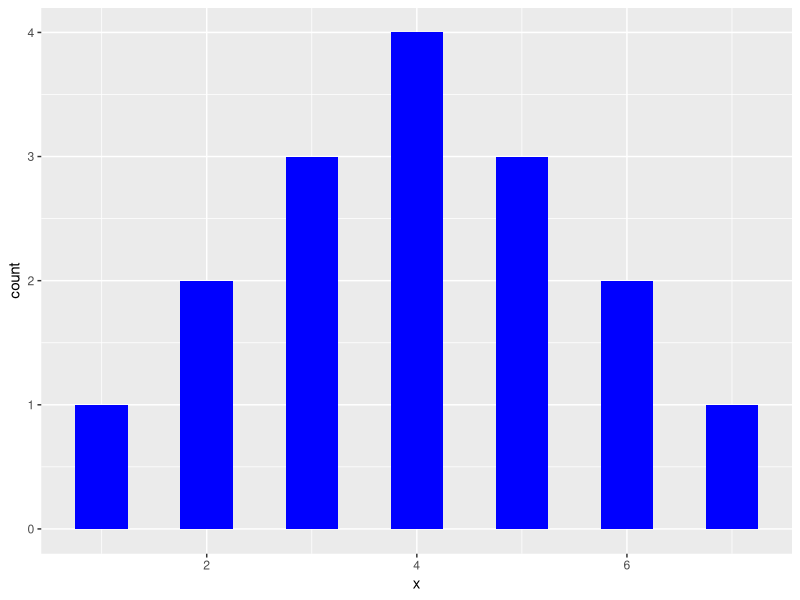
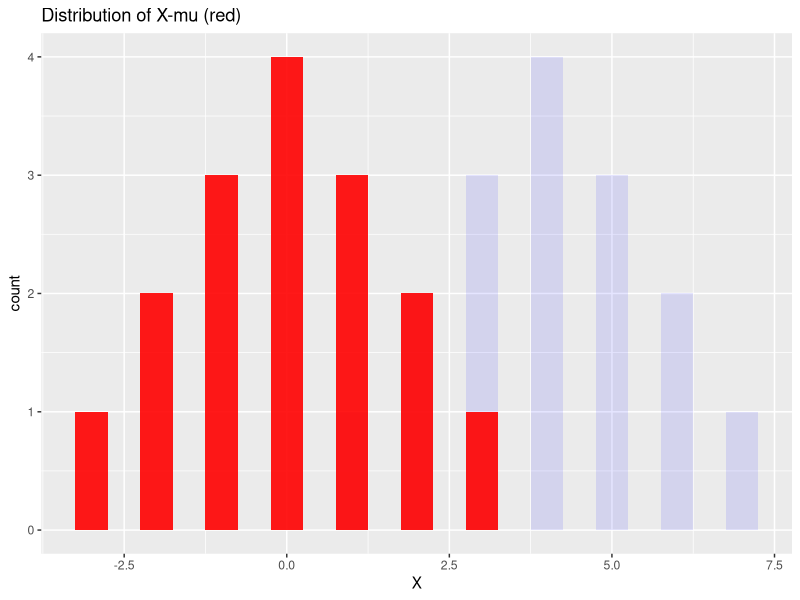
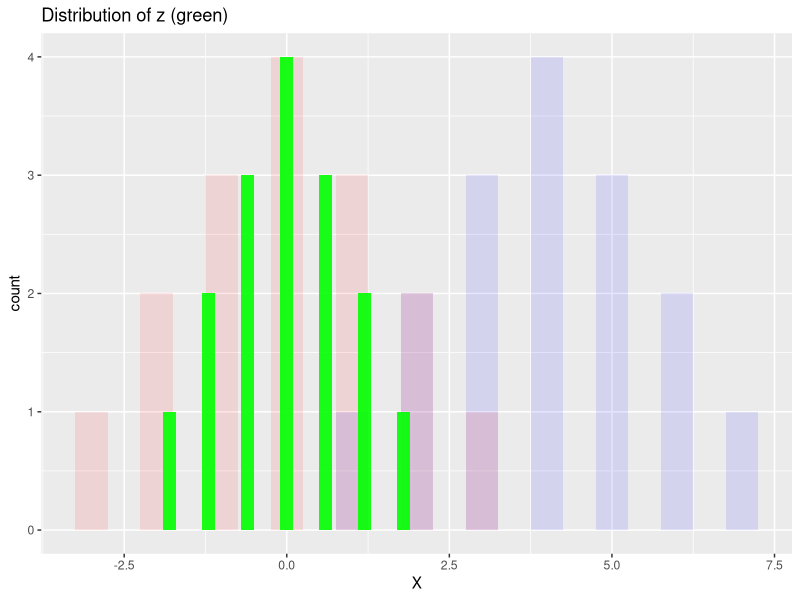
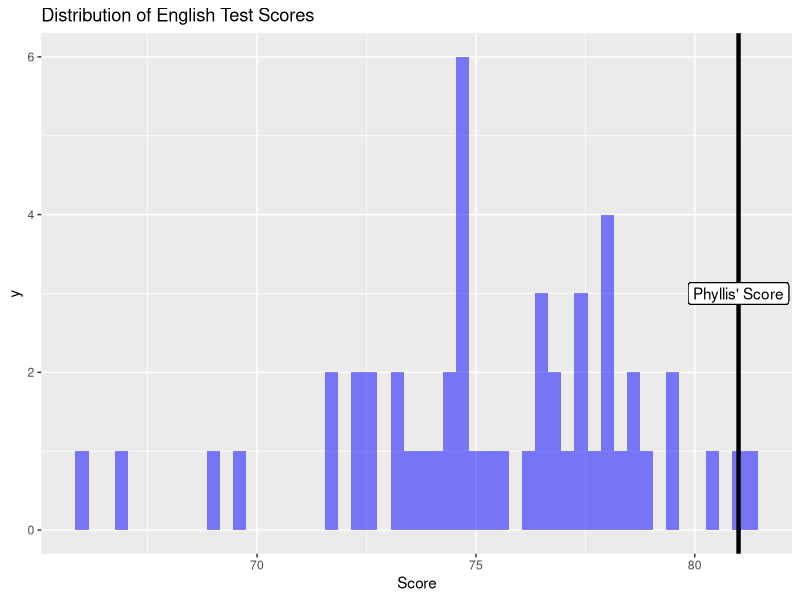
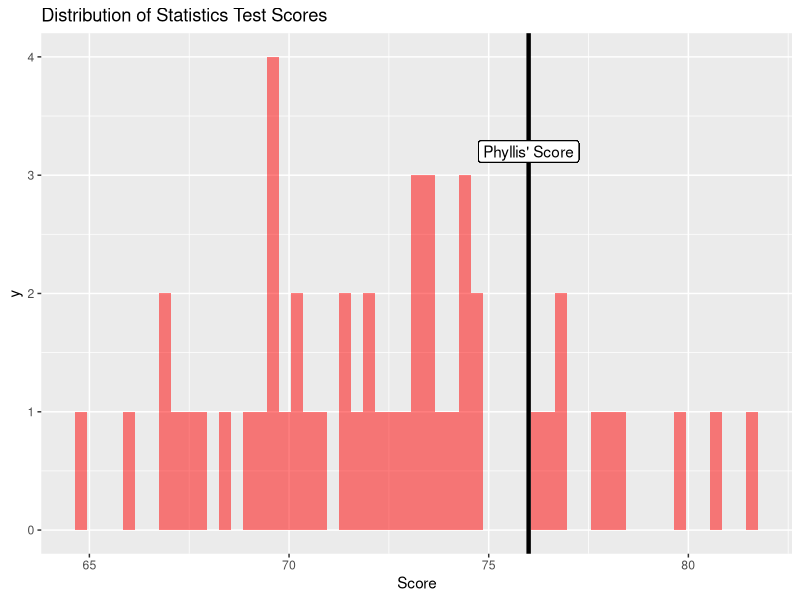

R code for these plots, in order:
## ---- chunk 1
library(dplyr)
library(ggplot2)
library(reshape2)
library(tidyr)
set.seed(1)
## ---- chunk 2
X = c(1,2,2,3,3,3,4,4,4,4,5,5,5,6,6,7)
mu = 4
sigma = 1.58
## ---- chunk 3
ggplot(data.frame(x = X), aes(x = x))+
  geom_histogram(binwidth = 0.5, fill = "blue")+
  scale_x_continuous(breaks = )
  ggtitle("Distribution of X")
## ---- chunk 4
X = data.frame(X)
X = mutate(X, x2 = X-mu)
## ---- chunk 5
ggplot(data = X, aes(x = X))+
  geom_histogram(binwidth = 0.5, fill = "blue", alpha = 0.1)+
  geom_histogram(data = X, aes(x = x2), binwidth = 0.5, fill = "red", alpha = 0.9)+
  ggtitle("Distribution of X-mu (red)")
## ---- chunk 6
X = mutate(X, x3 = x2/sigma)
## ---- chunk 7
ggplot(data = X, aes(x = X))+
  geom_histogram(binwidth = 0.5, fill = "blue", alpha = 0.1)+
  geom_histogram(data = X, aes(x = x2), binwidth = 0.5, fill = "red", alpha = 0.1)+
  geom_histogram(data = X, aes(x = x3), binwidth = 0.2, fill = "green", alpha = 0.9)+
  ggtitle("Distribution of z (green)")
## ---- chunk 8
scoreEnglish = 81
muEnglish = 75
sigmaEnglish = 4

scoreStat = 76
muStat = 72
sigmaStat = 4

#estimate 50 students in the class, with normally distributed scores

englishClass = rnorm(50, mean = muEnglish, sd = sigmaEnglish)
statClass = rnorm(50, mean = muStat, sd = sigmaStat)
classes = data.frame(cbind(englishClass,statClass))
## ---- chunk 9
ggplot(data = classes, aes(x = englishClass))+
  geom_histogram(binwidth = 0.3, fill = "blue", alpha = 0.5)+
  ggtitle("Distribution of English Test Scores")+
  xlab("Score")+
  geom_vline(xintercept = scoreEnglish, size=1.5)+
  geom_label(aes(x = scoreEnglish, y = 3, label = c("Phyllis' Score")))

ggplot(data = classes, aes(x = statClass))+
  geom_histogram(binwidth = 0.3, fill = "red", alpha = 0.5)+
  ggtitle("Distribution of Statistics Test Scores")+
  xlab("Score")+
  geom_vline(xintercept = scoreStat, size=1.5)+
  geom_label(aes(x = scoreStat, y = 3.2, label = c("Phyllis' Score")))
## ---- chunk 10
standardEnglish = (scoreEnglish-muEnglish)/sigmaEnglish
standardStat = (scoreStat-muStat)/sigmaStat
## ---- chunk 11
sigma_xbar = 8/sqrt(90)
sigma_xbar = round(sigma_xbar,4)
## ---- chunk 12
z_score=(75-74)/sigma_xbar
## ---- chunk 13
mean = (116+128+125+119+89+99+105+116+118)/9
se = 15/sqrt(9)
mu = mean-(se*1.64)
